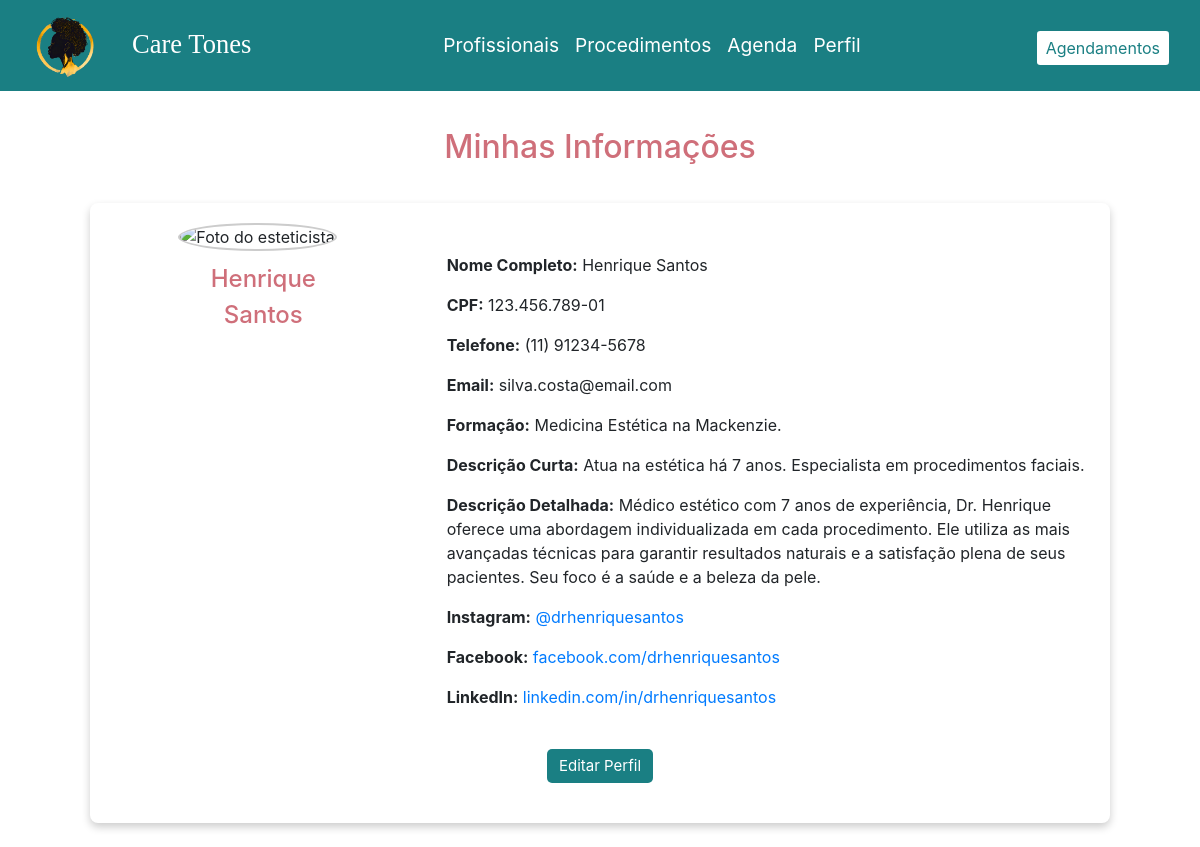
Page /esteticista/perfilEsteticista.php (signed in) on the committed database.
### tables this page shows
CREATE TABLE `esteticista` (
  `cpf_esteticista` varchar(14) NOT NULL,
  `nome_esteticista` varchar(100) NOT NULL,
  `foto_esteticista` varchar(255) DEFAULT NULL,
  `apelido_esteticista` varchar(50) DEFAULT NULL,
  `telefone_esteticista` varchar(15) NOT NULL,
  `formacao_esteticista` varchar(200) NOT NULL,
  `descricao_p_esteticista` varchar(80) DEFAULT NULL,
  `descricao_g_esteticista` varchar(300) DEFAULT NULL,
  `instagram_esteticista` varchar(50) DEFAULT NULL,
  `facebook_esteticista` varchar(50) DEFAULT NULL,
  `linkedin_esteticista` varchar(50) DEFAULT NULL,
  `email_esteticista` varchar(50) NOT NULL,
  `senha_esteticista` varchar(100) NOT NULL,
  `token_esteticista` varchar(300) NOT NULL
);

### esteticista/perfilEsteticista.php (the view, shortened to what this page needs)
<?php
    $conexaoMini = new Conexao();
    $conexao = $conexaoMini->getConexao();
    $token = $_SESSION['usuario_token'];
    $stmt = $conexao->prepare("SELECT * FROM esteticista WHERE token_esteticista = ?");
    $stmt->bind_param("s", $token);
    $stmt->execute();
    $resultado = $stmt->get_result();
    $esteticista = $resultado->fetch_assoc();
?>
<!DOCTYPE html>
<html lang="pt-br">
<head>
    <link rel="stylesheet" href="https://stackpath.bootstrapcdn.com/bootstrap/4.5.2/css/bootstrap.min.css">
    <link rel="stylesheet" href="https://cdnjs.cloudflare.com/ajax/libs/font-awesome/6.2.1/css/all.min.css" />
    <link rel="stylesheet" href="../css/style.css">
    <link rel="stylesheet" href="../css/perfil.css">
</head>
<body>
    <nav class="navbar navbar-expand-lg">
        <div class="container-fluid">
            <a class="navbar-brand"> <img class="rounded-circle ms-4" src="../logo/Logo.png" alt="Logo care tones" width="69px"> </a>
            <div class="logo">
                <a class="nav-link active" aria-current="page" href="home.php">Care Tones</a>
            </div>
            <div class="collapse navbar-collapse" id="navbarSupportedContent">
                <ul class="navbar-nav w-auto">
                    <li class="nav-item pe-4 ps-4">
                        <a class="nav-link active" aria-current="page" href="esteticistas.php">Profissionais</a>
                    </li>
                    <li class="nav-item pe-4 ps-4">
                        <a class="nav-link active" aria-current="page" href="../procedmento/procedimento.php">Procedimentos</a>
                    </li>
                    <li class="nav-item pe-4 ps-4">
                        <a class="nav-link active" aria-current="page" href="visualizarConsultas.php">Agenda</a>
                    </li>
                    <li class="nav-item pe-4 ps-4">
                        <a class="nav-link active" aria-current="page" href="perfilEsteticista.php">Perfil</a>
                    </li>
                </ul>
                <button type="button" class="btn btn-sm btn-link me-4 ms-4" id="link_agendamentos_ativado"> <a href="cadastrarConsulta.php" id="link_agendamentos_ativado">Agendamentos</a></button>
            </div>
        </div>
    </nav>
    <h2>Minhas Informações</h2>
    <div class="container mt-4" id="perfil_conteiner">
        <div class="card mb-4" id="perfil_card" style="max-width: 1000px; margin: auto; border: none;">
            <div class="row g-0">
                <div class="profile-pic-container_visualizar" style="margin-bottom: 65px;">
                    <img src="<?php echo file_exists($_SERVER['DOCUMENT_ROOT'] . "/glow_schedule/" . $esteticista['foto_esteticista']) ? "/glow_schedule/" . htmlspecialchars($esteticista['foto_esteticista']) : "/glow_schedule/uploads/default.jpg"; ?>" alt="Foto do esteticista" class="profile-pic" id="profile-pic-preview">
                    <p id="nome_perfil"><strong> </strong> <?php echo htmlspecialchars($esteticista['nome_esteticista']); ?></p>
                </div>
                <div class="col-12 col-md-8" style="margin-top: 30px;">
                    <p><strong>Nome Completo:</strong> <?php echo htmlspecialchars($esteticista['nome_esteticista']); ?></p>
                    <p><strong>CPF:</strong> <?php echo htmlspecialchars($esteticista['cpf_esteticista']); ?></p>
                    <p><strong>Telefone:</strong> <?php echo htmlspecialchars($esteticista['telefone_esteticista']); ?></p>
                    <p><strong>Email:</strong> <?php echo htmlspecialchars($esteticista['email_esteticista']); ?></p>
                    <p><strong>Formação:</strong> <?php echo htmlspecialchars($esteticista['formacao_esteticista']); ?></p>
                    <p><strong>Descrição Curta:</strong> <?php echo htmlspecialchars($esteticista['descricao_p_esteticista']); ?></p>
                    <p><strong>Descrição Detalhada:</strong> <?php echo htmlspecialchars($esteticista['descricao_g_esteticista']); ?></p>
                    <p><strong>Instagram:</strong> <a href="<?php echo htmlspecialchars($esteticista['instagram_esteticista']); ?>" target="_blank"><?php echo htmlspecialchars($esteticista['instagram_esteticista']); ?></a></p>
                    <p><strong>Facebook:</strong> <a href="<?php echo htmlspecialchars($esteticista['facebook_esteticista']); ?>" target="_blank"><?php echo htmlspecialchars($esteticista['facebook_esteticista']); ?></a></p>
                    <p><strong>LinkedIn:</strong> <a href="<?php echo htmlspecialchars($esteticista['linkedin_esteticista']); ?>" target="_blank"><?php echo htmlspecialchars($esteticista['linkedin_esteticista']); ?></a></p>
                </div>
            </div>
        </div>
        <div class="text-center mt-4">
            <a href="editarEsteticista.php?cpf_esteticista=<?php echo htmlspecialchars($esteticista['cpf_esteticista']); ?>" class="btn btn-primary" id="editar_perfil_button">Editar Perfil</a>
        </div>
    </div>
</body>
</html>

### css/style.css (style rules this page uses)
* { margin: 0; padding: 0; box-sizing: border-box; }
.logo { font-family: 'Cinzel', serif; font-family: 'Playfair Display', serif; font-size: 1.66rem; }
h2 { color: #CF6F7A; text-align: center; margin-top:37px !important; margin-bottom: 37px !important; }
nav { background-color: #1A7F83; }
.navbar-nav { width: 200px; margin: auto; font-size: larger; }
.nav-link { color:#ffffff !important; }
.navbar-nav .nav-link.active { text-decoration: none; position: relative; }
.navbar-nav .nav-link.active:before { content: " "; position: absolute; width: 100%; height: 1px; bottom: 0; left: 0; background-color: #D3DFE5; visibility: hidden; -webkit-transform: scaleX(0); transform: scaleX(0); -webkit-transition: all 0.9s ease-in-out 0s; transition: 0.6s; }
.navbar .btn-link { text-decoration: none; font-size: medium !important; background-color: #D3DFE5 !important; margin-top: 6px !important; }
#link_agendamentos_ativado { background-color:#ffffff !important; text-decoration: none; color: #1A7F83; }

### css/perfil.css (style rules this page uses)
#nome_perfil { color: #CF6F7A; text-align: center; font-weight: 450; font-size: x-large; margin-top: 10px; margin-bottom: 35px; }
#perfil_conteiner { width: 85%; margin: 0 auto; padding: 20px; padding-bottom: 40px; border: none; box-shadow: 0 4px 8px rgba(0, 0, 0, 0.2); border-radius: 8px; background-color: #fff; }
.profile-pic-container_visualizar { position: relative; width: 170px; height: 170px; margin: 0 auto 12px; }
.profile-pic { width: 100%; height: 100%; object-fit: cover; border-radius: 50%; border: 2px solid #ccc; }
#editar_perfil_button { border-radius: 5px; color: #fff; font-size: 15px !important; font-size: 1rem; font-weight: 400; border: none; cursor: pointer; transition: all 0.2s ease; background: #1A7F83; }

### rows in the picture
esteticista: nome_esteticista "Henrique Santos", cpf_esteticista "123.456.789-01", telefone_esteticista "(11) 91234-5678", email_esteticista "silva.costa@email.com", formacao_esteticista "Medicina Estética na Mackenzie.", descricao_p_esteticista "Atua na estética há 7 anos. Especialista em procedimentos faciais.", descricao_g_esteticista "Médico estético com 7 anos de experiência, Dr. Henrique oferece uma abordagem individualizada em cada procedimento. Ele utiliza as mais avançadas técnicas para garantir resultados naturais e a satisfação plena de seus pacientes. Seu foco é a saúde e a beleza da pele.", instagram_esteticista "@drhenriquesantos", facebook_esteticista "facebook.com/drhenriquesantos", linkedin_esteticista "linkedin.com/in/drhenriquesantos"
